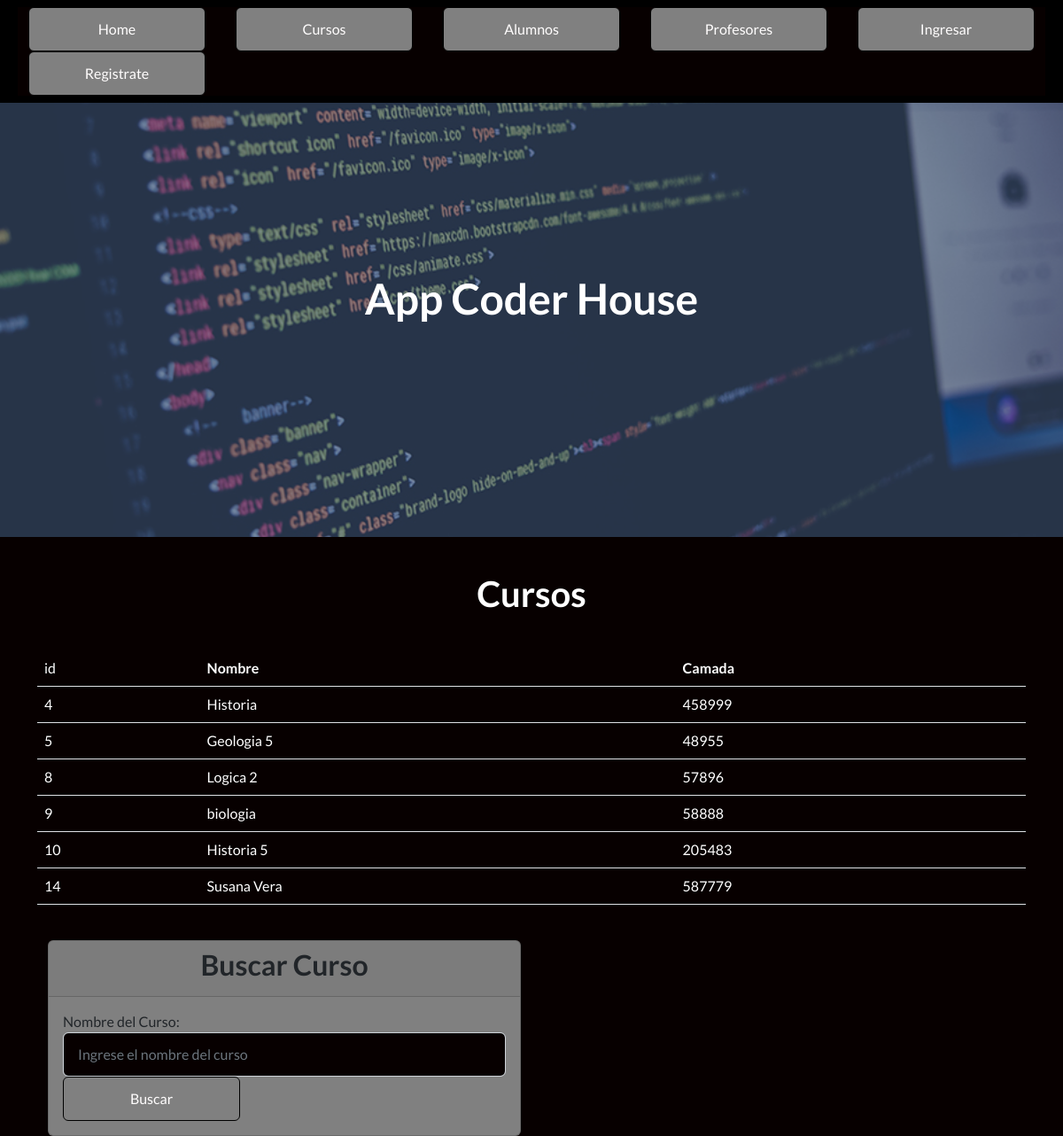
The app's page /AppCoder/ver_cursos with its own data.
### AppCoder/models.py (models this page shows, shortened)
class Curso(models.Model):
    nombre = models.CharField(max_length=40)
    camada = models.IntegerField()

### AppCoder/views.py (the view)
# urls.py: path("ver_cursos", views.ver_cursos, name="cursos"),
def ver_cursos(request):
     cursos = Curso.objects.all()
     avatares = Avatar.objects.filter(user=request.user.id)
     return render(request, 'cursos.html', {'cursos': cursos, 'url': avatares[0].imagen.url if avatares.exists() else None})

### AppCoder/template/cursos.html (shortened to what this page needs)
{% extends 'padre.html' %}
{% load static %}
{% block contenido %}
<h1 class="text-center titlle" style="color: hsl(0, 0%, 100%);">Cursos</h1>
   <main class="container">
    <table class="table">
            <thead>
                <tr>
                    <td style="color: white;">id</td>
                    <th style="color: white;">Nombre</th>
                    <th style="color: white;">Camada</th>
                </tr>
            </thead>
            <tbody>
                {% for n in cursos %}
                <tr>
                    <td style="color: white;">{{ n.id }}</td>
                    <td style="color: white;">{{ n.nombre }}</td>
                    <td style="color: white;">{{ n.camada }}</td>
                </tr>
                {% endfor %}
            </tbody>
        </table>
    <main>
        <div class="container">
            <div class="row justify-content-start">
                <div class="col-md-6">
                    <div class="card">
                        <div class="card-header">
                            <h2 class="text-center">Buscar Curso</h2>
                        </div>
                        <div class="card-body">
                            <form action="buscar" method="GET">
                                <div class="form-group">
                                    <label for="nombre">Nombre del Curso:</label>
                                    <input type="text" class="form-control" id="nombre" name="nombre" placeholder="Ingrese el nombre del curso">
                                </div>
                                <button type="submit" class="btn btn-primary btn-block">Buscar</button>
                            </form>
                        </div>
                    </div>
                </div>
            </div>
        </div>
{% endblock %}

### AppCoder/template/padre.html (style rules this page uses)
body { background-color:#070000; }
.btn.btn-primary { background-color: #808080; color: #fffdfd; width: 200px; outline: none; }

### records on screen
Curso: id "4", nombre "Historia", camada "458999"
Curso: id "5", nombre "Geologia 5", camada "48955"
Curso: id "8", nombre "Logica 2", camada "57896"
Curso: id "9", nombre "biologia", camada "58888"
Curso: id "10", nombre "Historia 5", camada "205483"
Curso: id "14", nombre "Susana Vera", camada "587779"
